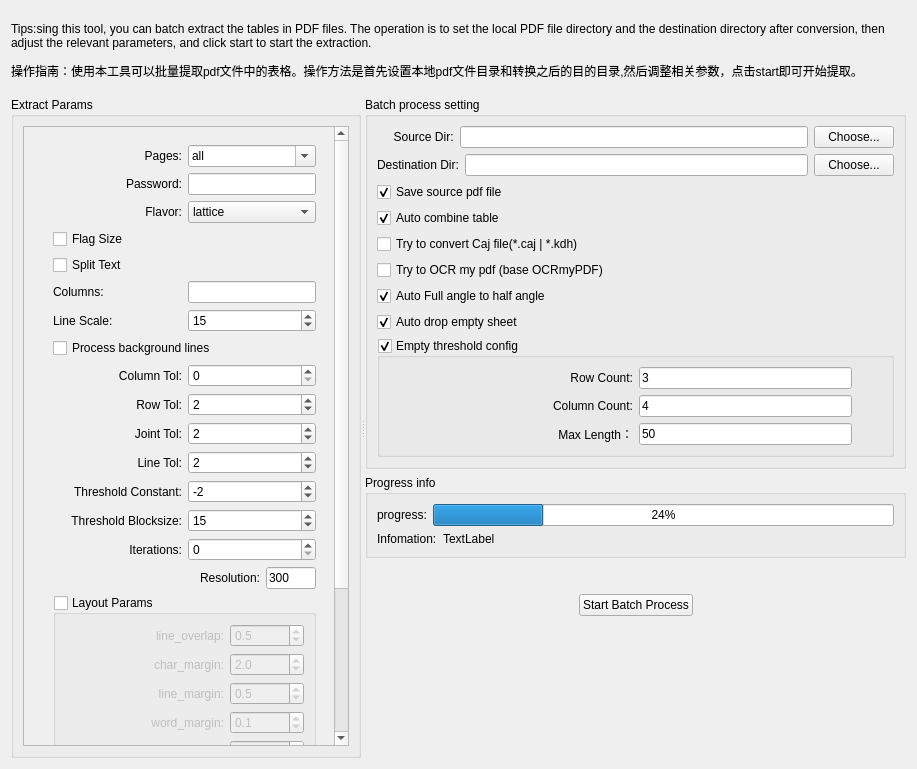
<?xml version="1.0" encoding="UTF-8"?>
<ui version="4.0">
 <class>PdfBatchProcess</class>
 <widget class="QWidget" name="PdfBatchProcess">
  <property name="geometry">
   <rect>
    <x>0</x>
    <y>0</y>
    <width>917</width>
    <height>769</height>
   </rect>
  </property>
  <property name="windowTitle">
   <string>Form</string>
  </property>
  <layout class="QVBoxLayout" name="verticalLayout_8">
   <item>
    <widget class="QLabel" name="label_8">
     <property name="maximumSize">
      <size>
       <width>16777215</width>
       <height>80</height>
      </size>
     </property>
     <property name="text">
      <string>&lt;html&gt;&lt;head/&gt;&lt;body&gt;&lt;p&gt;Tips:sing this tool, you can batch extract the tables in PDF files. The operation is to set the local PDF file directory and the destination directory after conversion, then adjust the relevant parameters, and click start to start the extraction.&lt;/p&gt;&lt;p&gt;操作指南：使用本工具可以批量提取pdf文件中的表格。操作方法是首先设置本地pdf文件目录和转换之后的目的目录,然后调整相关参数，点击start即可开始提取。&lt;/p&gt;&lt;/body&gt;&lt;/html&gt;</string>
     </property>
     <property name="wordWrap">
      <bool>true</bool>
     </property>
    </widget>
   </item>
   <item>
    <widget class="QSplitter" name="splitter">
     <property name="orientation">
      <enum>Qt::Horizontal</enum>
     </property>
     <widget class="QGroupBox" name="groupBox_2">
      <property name="minimumSize">
       <size>
        <width>200</width>
        <height>0</height>
       </size>
      </property>
      <property name="maximumSize">
       <size>
        <width>350</width>
        <height>16777215</height>
       </size>
      </property>
      <property name="title">
       <string>Extract Params</string>
      </property>
      <layout class="QHBoxLayout" name="horizontalLayout_34">
       <item>
        <widget class="QScrollArea" name="scrollArea">
         <property name="widgetResizable">
          <bool>true</bool>
         </property>
         <widget class="QWidget" name="scrollAreaWidgetContents">
          <property name="geometry">
           <rect>
            <x>0</x>
            <y>0</y>
            <width>311</width>
            <height>766</height>
           </rect>
          </property>
          <layout class="QHBoxLayout" name="horizontalLayout_40">
           <item>
            <widget class="QWidget" name="widget_2" native="true">
             <layout class="QVBoxLayout" name="verticalLayout_4">
              <property name="leftMargin">
               <number>20</number>
              </property>
              <item>
               <layout class="QHBoxLayout" name="horizontalLayout_18">
                <item>
                 <widget class="QLabel" name="label_25">
                  <property name="text">
                   <string>Pages:</string>
                  </property>
                  <property name="alignment">
                   <set>Qt::AlignRight|Qt::AlignTrailing|Qt::AlignVCenter</set>
                  </property>
                 </widget>
                </item>
                <item>
                 <widget class="QComboBox" name="comboPage">
                  <property name="toolTip">
                   <string> Comma-separated page numbers</string>
                  </property>
                  <property name="editable">
                   <bool>true</bool>
                  </property>
                  <property name="placeholderText">
                   <string/>
                  </property>
                  <item>
                   <property name="text">
                    <string>all</string>
                   </property>
                  </item>
                  <item>
                   <property name="text">
                    <string>1,3,4</string>
                   </property>
                  </item>
                  <item>
                   <property name="text">
                    <string>1,4-end</string>
                   </property>
                  </item>
                  <item>
                   <property name="text">
                    <string>3-end</string>
                   </property>
                  </item>
                 </widget>
                </item>
               </layout>
              </item>
              <item>
               <layout class="QHBoxLayout" name="horizontalLayout_19">
                <item>
                 <widget class="QLabel" name="label_26">
                  <property name="text">
                   <string>Password:</string>
                  </property>
                  <property name="alignment">
                   <set>Qt::AlignRight|Qt::AlignTrailing|Qt::AlignVCenter</set>
                  </property>
                 </widget>
                </item>
                <item>
                 <widget class="QLineEdit" name="txtPassword">
                  <property name="sizePolicy">
                   <sizepolicy hsizetype="Preferred" vsizetype="Fixed">
                    <horstretch>0</horstretch>
                    <verstretch>0</verstretch>
                   </sizepolicy>
                  </property>
                  <property name="maximumSize">
                   <size>
                    <width>16777215</width>
                    <height>100</height>
                   </size>
                  </property>
                 </widget>
                </item>
               </layout>
              </item>
              <item>
               <layout class="QHBoxLayout" name="horizontalLayout_20">
                <item>
                 <widget class="QLabel" name="label_27">
                  <property name="text">
                   <string>Flavor:</string>
                  </property>
                  <property name="alignment">
                   <set>Qt::AlignRight|Qt::AlignTrailing|Qt::AlignVCenter</set>
                  </property>
                 </widget>
                </item>
                <item>
                 <widget class="QComboBox" name="comboFlavor">
                  <item>
                   <property name="text">
                    <string>lattice</string>
                   </property>
                  </item>
                  <item>
                   <property name="text">
                    <string>stream</string>
                   </property>
                  </item>
                 </widget>
                </item>
               </layout>
              </item>
              <item>
               <widget class="QCheckBox" name="chkFlagSize">
                <property name="toolTip">
                 <string>Flag text based on font size. Useful to detect super/subscripts. Adds &lt;s&gt;&lt;/s&gt; around flagged text.</string>
                </property>
                <property name="text">
                 <string>Flag Size</string>
                </property>
               </widget>
              </item>
              <item>
               <widget class="QCheckBox" name="chkSplitText">
                <property name="toolTip">
                 <string>Split text that spans across multiple cells.</string>
                </property>
                <property name="text">
                 <string>Split Text</string>
                </property>
               </widget>
              </item>
              <item>
               <layout class="QHBoxLayout" name="horizontalLayout_21">
                <item>
                 <widget class="QLabel" name="label_28">
                  <property name="text">
                   <string>Columns:</string>
                  </property>
                 </widget>
                </item>
                <item>
                 <widget class="QLineEdit" name="txtColumns">
                  <property name="sizePolicy">
                   <sizepolicy hsizetype="Preferred" vsizetype="Fixed">
                    <horstretch>0</horstretch>
                    <verstretch>0</verstretch>
                   </sizepolicy>
                  </property>
                  <property name="toolTip">
                   <string>List of column x-coordinates strings where the coordinates are comma-separated</string>
                  </property>
                 </widget>
                </item>
               </layout>
              </item>
              <item>
               <layout class="QHBoxLayout" name="horizontalLayout_39">
                <item>
                 <widget class="QLabel" name="label_29">
                  <property name="text">
                   <string>Line Scale:</string>
                  </property>
                 </widget>
                </item>
                <item>
                 <widget class="QSpinBox" name="spinLineScale">
                  <property name="value">
                   <number>15</number>
                  </property>
                 </widget>
                </item>
               </layout>
              </item>
              <item>
               <widget class="QCheckBox" name="chkProcessBackground">
                <property name="text">
                 <string>Process background lines</string>
                </property>
               </widget>
              </item>
              <item>
               <layout class="QHBoxLayout" name="horizontalLayout_23">
                <item>
                 <widget class="QLabel" name="label_31">
                  <property name="text">
                   <string>Column Tol:</string>
                  </property>
                  <property name="alignment">
                   <set>Qt::AlignRight|Qt::AlignTrailing|Qt::AlignVCenter</set>
                  </property>
                 </widget>
                </item>
                <item>
                 <widget class="QSpinBox" name="spinColumnTol">
                  <property name="toolTip">
                   <string>Tolerance parameter used to combine text horizontally, to generate columns.</string>
                  </property>
                 </widget>
                </item>
               </layout>
              </item>
              <item>
               <layout class="QHBoxLayout" name="horizontalLayout_22">
                <item>
                 <widget class="QLabel" name="label_30">
                  <property name="text">
                   <string>Row Tol:</string>
                  </property>
                  <property name="alignment">
                   <set>Qt::AlignRight|Qt::AlignTrailing|Qt::AlignVCenter</set>
                  </property>
                 </widget>
                </item>
                <item>
                 <widget class="QSpinBox" name="spinRowTol">
                  <property name="toolTip">
                   <string> Tolerance parameter used to combine text vertically,
        to generate rows.</string>
                  </property>
                  <property name="value">
                   <number>2</number>
                  </property>
                 </widget>
                </item>
               </layout>
              </item>
              <item>
               <layout class="QHBoxLayout" name="horizontalLayout_36">
                <item>
                 <widget class="QLabel" name="label_33">
                  <property name="text">
                   <string>Joint Tol:</string>
                  </property>
                  <property name="alignment">
                   <set>Qt::AlignRight|Qt::AlignTrailing|Qt::AlignVCenter</set>
                  </property>
                 </widget>
                </item>
                <item>
                 <widget class="QSpinBox" name="spinJointTol">
                  <property name="toolTip">
                   <string> Tolerance parameter used to decide whether the detected lines
        and points lie close to each other.</string>
                  </property>
                  <property name="value">
                   <number>2</number>
                  </property>
                 </widget>
                </item>
               </layout>
              </item>
              <item>
               <layout class="QHBoxLayout" name="horizontalLayout_24">
                <item>
                 <widget class="QLabel" name="label_32">
                  <property name="text">
                   <string>Line Tol:</string>
                  </property>
                  <property name="alignment">
                   <set>Qt::AlignRight|Qt::AlignTrailing|Qt::AlignVCenter</set>
                  </property>
                 </widget>
                </item>
                <item>
                 <widget class="QSpinBox" name="spinLineTol">
                  <property name="toolTip">
                   <string>Tolerance parameter used to merge close vertical and horizontal lines.</string>
                  </property>
                  <property name="value">
                   <number>2</number>
                  </property>
                 </widget>
                </item>
               </layout>
              </item>
              <item>
               <layout class="QHBoxLayout" name="horizontalLayout_37">
                <item>
                 <widget class="QLabel" name="label_35">
                  <property name="text">
                   <string>Threshold Constant:</string>
                  </property>
                  <property name="alignment">
                   <set>Qt::AlignRight|Qt::AlignTrailing|Qt::AlignVCenter</set>
                  </property>
                 </widget>
                </item>
                <item>
                 <widget class="QSpinBox" name="spinThresholdConstant">
                  <property name="toolTip">
                   <string>Constant subtracted from the mean or weighted mean.
        Normally, it is positive but may be zero or negative as well.</string>
                  </property>
                  <property name="minimum">
                   <number>-50</number>
                  </property>
                  <property name="value">
                   <number>-2</number>
                  </property>
                 </widget>
                </item>
               </layout>
              </item>
              <item>
               <layout class="QHBoxLayout" name="horizontalLayout_25">
                <item>
                 <widget class="QLabel" name="label_34">
                  <property name="text">
                   <string>Threshold Blocksize:</string>
                  </property>
                  <property name="alignment">
                   <set>Qt::AlignRight|Qt::AlignTrailing|Qt::AlignVCenter</set>
                  </property>
                 </widget>
                </item>
                <item>
                 <widget class="QSpinBox" name="spinThresholdBlockSize">
                  <property name="toolTip">
                   <string>Size of a pixel neighborhood that is used to calculate a
        threshold value for the pixel: 3, 5, 7, and so on.

        For more information, refer `OpenCV's adaptiveThreshold &lt;https://docs.opencv.org/2.4/modules/imgproc/doc/miscellaneous_transformations.html#adaptivethreshold&gt;`</string>
                  </property>
                  <property name="value">
                   <number>15</number>
                  </property>
                 </widget>
                </item>
               </layout>
              </item>
              <item>
               <layout class="QHBoxLayout" name="horizontalLayout_38">
                <item>
                 <widget class="QLabel" name="label_36">
                  <property name="text">
                   <string>Iterations:</string>
                  </property>
                  <property name="alignment">
                   <set>Qt::AlignRight|Qt::AlignTrailing|Qt::AlignVCenter</set>
                  </property>
                 </widget>
                </item>
                <item>
                 <widget class="QSpinBox" name="spinIterations">
                  <property name="toolTip">
                   <string> Number of times for erosion/dilation is applied.

        For more information, refer `OpenCV's dilate &lt;https://docs.opencv.org/2.4/modules/imgproc/doc/filtering.html#dilate&gt;`_.</string>
                  </property>
                 </widget>
                </item>
               </layout>
              </item>
              <item>
               <layout class="QHBoxLayout" name="horizontalLayout_26">
                <item>
                 <widget class="QLabel" name="label_37">
                  <property name="text">
                   <string>Resolution:</string>
                  </property>
                  <property name="alignment">
                   <set>Qt::AlignRight|Qt::AlignTrailing|Qt::AlignVCenter</set>
                  </property>
                 </widget>
                </item>
                <item>
                 <widget class="QLineEdit" name="txtResolution">
                  <property name="maximumSize">
                   <size>
                    <width>50</width>
                    <height>16777215</height>
                   </size>
                  </property>
                  <property name="toolTip">
                   <string>Resolution used for PDF to PNG conversion.</string>
                  </property>
                  <property name="text">
                   <string>300</string>
                  </property>
                 </widget>
                </item>
               </layout>
              </item>
              <item>
               <widget class="QGroupBox" name="groupLayoutParams">
                <property name="title">
                 <string>Layout Params</string>
                </property>
                <property name="checkable">
                 <bool>true</bool>
                </property>
                <property name="checked">
                 <bool>false</bool>
                </property>
                <layout class="QVBoxLayout" name="verticalLayout_5">
                 <property name="leftMargin">
                  <number>20</number>
                 </property>
                 <item>
                  <layout class="QHBoxLayout" name="horizontalLayout_27" stretch="2,1">
                   <item>
                    <widget class="QLabel" name="label_38">
                     <property name="text">
                      <string>line_overlap:</string>
                     </property>
                     <property name="alignment">
                      <set>Qt::AlignRight|Qt::AlignTrailing|Qt::AlignVCenter</set>
                     </property>
                    </widget>
                   </item>
                   <item>
                    <widget class="QDoubleSpinBox" name="spinLineOverlap">
                     <property name="maximumSize">
                      <size>
                       <width>100</width>
                       <height>16777215</height>
                      </size>
                     </property>
                     <property name="decimals">
                      <number>1</number>
                     </property>
                     <property name="singleStep">
                      <double>0.100000000000000</double>
                     </property>
                     <property name="value">
                      <double>0.500000000000000</double>
                     </property>
                    </widget>
                   </item>
                  </layout>
                 </item>
                 <item>
                  <layout class="QHBoxLayout" name="horizontalLayout_28" stretch="2,1">
                   <item>
                    <widget class="QLabel" name="label_39">
                     <property name="text">
                      <string>char_margin:</string>
                     </property>
                     <property name="alignment">
                      <set>Qt::AlignRight|Qt::AlignTrailing|Qt::AlignVCenter</set>
                     </property>
                    </widget>
                   </item>
                   <item>
                    <widget class="QDoubleSpinBox" name="spinCharMargin">
                     <property name="decimals">
                      <number>1</number>
                     </property>
                     <property name="singleStep">
                      <double>0.100000000000000</double>
                     </property>
                     <property name="value">
                      <double>2.000000000000000</double>
                     </property>
                    </widget>
                   </item>
                  </layout>
                 </item>
                 <item>
                  <layout class="QHBoxLayout" name="horizontalLayout_29" stretch="2,1">
                   <item>
                    <widget class="QLabel" name="label_40">
                     <property name="text">
                      <string>line_margin:</string>
                     </property>
                     <property name="alignment">
                      <set>Qt::AlignRight|Qt::AlignTrailing|Qt::AlignVCenter</set>
                     </property>
                    </widget>
                   </item>
                   <item>
                    <widget class="QDoubleSpinBox" name="spinLineMargin">
                     <property name="decimals">
                      <number>1</number>
                     </property>
                     <property name="singleStep">
                      <double>0.100000000000000</double>
                     </property>
                     <property name="value">
                      <double>0.500000000000000</double>
                     </property>
                    </widget>
                   </item>
                  </layout>
                 </item>
                 <item>
                  <layout class="QHBoxLayout" name="horizontalLayout_30" stretch="2,1">
                   <item>
                    <widget class="QLabel" name="label_41">
                     <property name="text">
                      <string>word_margin:</string>
                     </property>
                     <property name="alignment">
                      <set>Qt::AlignRight|Qt::AlignTrailing|Qt::AlignVCenter</set>
                     </property>
                    </widget>
                   </item>
                   <item>
                    <widget class="QDoubleSpinBox" name="spiWordMargin">
                     <property name="decimals">
                      <number>1</number>
                     </property>
                     <property name="singleStep">
                      <double>0.100000000000000</double>
                     </property>
                     <property name="value">
                      <double>0.100000000000000</double>
                     </property>
                    </widget>
                   </item>
                  </layout>
                 </item>
                 <item>
                  <layout class="QHBoxLayout" name="horizontalLayout_31" stretch="2,1">
                   <item>
                    <widget class="QLabel" name="label_42">
                     <property name="text">
                      <string>boxes_flow:</string>
                     </property>
                     <property name="alignment">
                      <set>Qt::AlignRight|Qt::AlignTrailing|Qt::AlignVCenter</set>
                     </property>
                    </widget>
                   </item>
                   <item>
                    <widget class="QDoubleSpinBox" name="spinBoxesFlow">
                     <property name="maximumSize">
                      <size>
                       <width>100</width>
                       <height>16777215</height>
                      </size>
                     </property>
                     <property name="decimals">
                      <number>1</number>
                     </property>
                     <property name="singleStep">
                      <double>0.200000000000000</double>
                     </property>
                     <property name="value">
                      <double>0.500000000000000</double>
                     </property>
                    </widget>
                   </item>
                  </layout>
                 </item>
                 <item>
                  <widget class="QCheckBox" name="chkAllTexts">
                   <property name="text">
                    <string>all_texts</string>
                   </property>
                  </widget>
                 </item>
                 <item>
                  <widget class="QCheckBox" name="chkDetectVertical">
                   <property name="text">
                    <string>detect_vertical</string>
                   </property>
                  </widget>
                 </item>
                </layout>
               </widget>
              </item>
              <item>
               <widget class="QGroupBox" name="groupTableAreas">
                <property name="toolTip">
                 <string>List of table area strings of the form x1,y1,x2,y2
        where (x1, y1) -&gt; left-top and (x2, y2) -&gt; right-bottom
        in PDF coordinate space.</string>
                </property>
                <property name="title">
                 <string>Table Areas</string>
                </property>
                <property name="checkable">
                 <bool>true</bool>
                </property>
                <property name="checked">
                 <bool>false</bool>
                </property>
                <layout class="QVBoxLayout" name="verticalLayout_6">
                 <property name="leftMargin">
                  <number>20</number>
                 </property>
                 <item>
                  <layout class="QHBoxLayout" name="horizontalLayout_32">
                   <item>
                    <widget class="QLabel" name="label_43">
                     <property name="text">
                      <string>Left:</string>
                     </property>
                     <property name="alignment">
                      <set>Qt::AlignRight|Qt::AlignTrailing|Qt::AlignVCenter</set>
                     </property>
                    </widget>
                   </item>
                   <item>
                    <widget class="QLineEdit" name="txtLeft">
                     <property name="maximumSize">
                      <size>
                       <width>80</width>
                       <height>16777215</height>
                      </size>
                     </property>
                    </widget>
                   </item>
                   <item>
                    <widget class="QLabel" name="label_44">
                     <property name="text">
                      <string>Top:</string>
                     </property>
                     <property name="alignment">
                      <set>Qt::AlignRight|Qt::AlignTrailing|Qt::AlignVCenter</set>
                     </property>
                    </widget>
                   </item>
                   <item>
                    <widget class="QLineEdit" name="txtTop">
                     <property name="maximumSize">
                      <size>
                       <width>80</width>
                       <height>16777215</height>
                      </size>
                     </property>
                    </widget>
                   </item>
                  </layout>
                 </item>
                 <item>
                  <layout class="QHBoxLayout" name="horizontalLayout_33">
                   <item>
                    <widget class="QLabel" name="label_45">
                     <property name="text">
                      <string>Right:</string>
                     </property>
                     <property name="alignment">
                      <set>Qt::AlignRight|Qt::AlignTrailing|Qt::AlignVCenter</set>
                     </property>
                    </widget>
                   </item>
                   <item>
                    <widget class="QLineEdit" name="txtRight">
                     <property name="maximumSize">
                      <size>
                       <width>80</width>
                       <height>16777215</height>
                      </size>
                     </property>
                    </widget>
                   </item>
                   <item>
                    <widget class="QLabel" name="label_46">
                     <property name="text">
                      <string>Bottom:</string>
                     </property>
                     <property name="alignment">
                      <set>Qt::AlignRight|Qt::AlignTrailing|Qt::AlignVCenter</set>
                     </property>
                    </widget>
                   </item>
                   <item>
                    <widget class="QLineEdit" name="txtBottom">
                     <property name="maximumSize">
                      <size>
                       <width>80</width>
                       <height>16777215</height>
                      </size>
                     </property>
                    </widget>
                   </item>
                  </layout>
                 </item>
                </layout>
               </widget>
              </item>
             </layout>
            </widget>
           </item>
          </layout>
         </widget>
        </widget>
       </item>
      </layout>
     </widget>
     <widget class="QWidget" name="">
      <layout class="QVBoxLayout" name="verticalLayout_7">
       <item>
        <widget class="QGroupBox" name="groupBox">
         <property name="maximumSize">
          <size>
           <width>16777215</width>
           <height>16777215</height>
          </size>
         </property>
         <property name="title">
          <string>Batch process setting</string>
         </property>
         <layout class="QVBoxLayout" name="verticalLayout_2">
          <item>
           <layout class="QHBoxLayout" name="horizontalLayout">
            <item>
             <widget class="QLabel" name="label">
              <property name="text">
               <string>     Source Dir:</string>
              </property>
             </widget>
            </item>
            <item>
             <widget class="QLineEdit" name="txtSourceDir"/>
            </item>
            <item>
             <widget class="QPushButton" name="pushButton">
              <property name="text">
               <string>Choose...</string>
              </property>
             </widget>
            </item>
           </layout>
          </item>
          <item>
           <layout class="QHBoxLayout" name="horizontalLayout_2">
            <item>
             <widget class="QLabel" name="label_2">
              <property name="text">
               <string>Destination Dir:</string>
              </property>
             </widget>
            </item>
            <item>
             <widget class="QLineEdit" name="txtDstDir"/>
            </item>
            <item>
             <widget class="QPushButton" name="pushButton_2">
              <property name="text">
               <string>Choose...</string>
              </property>
             </widget>
            </item>
           </layout>
          </item>
          <item>
           <widget class="QCheckBox" name="chkSavePdf">
            <property name="text">
             <string>Save source pdf file</string>
            </property>
            <property name="checked">
             <bool>true</bool>
            </property>
           </widget>
          </item>
          <item>
           <widget class="QCheckBox" name="chkAutoCombin">
            <property name="layoutDirection">
             <enum>Qt::LeftToRight</enum>
            </property>
            <property name="text">
             <string>Auto combine table</string>
            </property>
            <property name="checked">
             <bool>true</bool>
            </property>
           </widget>
          </item>
          <item>
           <widget class="QCheckBox" name="chkAutoConvertCaj">
            <property name="text">
             <string>Try to convert Caj file(*.caj | *.kdh)</string>
            </property>
           </widget>
          </item>
          <item>
           <widget class="QCheckBox" name="chkAutoOCR">
            <property name="text">
             <string>Try to OCR my pdf (base OCRmyPDF)</string>
            </property>
           </widget>
          </item>
          <item>
           <widget class="QCheckBox" name="chkAutoTranslate">
            <property name="text">
             <string>Auto Full angle to half angle</string>
            </property>
            <property name="checked">
             <bool>true</bool>
            </property>
           </widget>
          </item>
          <item>
           <widget class="QCheckBox" name="chkAutoDropEmpty">
            <property name="text">
             <string>Auto drop empty sheet</string>
            </property>
            <property name="checked">
             <bool>true</bool>
            </property>
           </widget>
          </item>
          <item>
           <widget class="QGroupBox" name="groupEmptyConfig">
            <property name="maximumSize">
             <size>
              <width>16777215</width>
              <height>120</height>
             </size>
            </property>
            <property name="title">
             <string>Empty threshold config</string>
            </property>
            <property name="checkable">
             <bool>true</bool>
            </property>
            <layout class="QVBoxLayout" name="verticalLayout">
             <item>
              <layout class="QHBoxLayout" name="horizontalLayout_3" stretch="1,1">
               <property name="leftMargin">
                <number>30</number>
               </property>
               <property name="rightMargin">
                <number>30</number>
               </property>
               <item>
                <widget class="QLabel" name="label_3">
                 <property name="text">
                  <string>Row Count:</string>
                 </property>
                 <property name="alignment">
                  <set>Qt::AlignRight|Qt::AlignTrailing|Qt::AlignVCenter</set>
                 </property>
                </widget>
               </item>
               <item>
                <widget class="QLineEdit" name="txtRowCount">
                 <property name="text">
                  <string>3</string>
                 </property>
                </widget>
               </item>
              </layout>
             </item>
             <item>
              <layout class="QHBoxLayout" name="horizontalLayout_4" stretch="1,1">
               <property name="leftMargin">
                <number>30</number>
               </property>
               <property name="rightMargin">
                <number>30</number>
               </property>
               <item>
                <widget class="QLabel" name="label_4">
                 <property name="text">
                  <string>Column Count:</string>
                 </property>
                 <property name="alignment">
                  <set>Qt::AlignRight|Qt::AlignTrailing|Qt::AlignVCenter</set>
                 </property>
                </widget>
               </item>
               <item>
                <widget class="QLineEdit" name="txtColumnCount">
                 <property name="text">
                  <string>4</string>
                 </property>
                </widget>
               </item>
              </layout>
             </item>
             <item>
              <layout class="QHBoxLayout" name="horizontalLayout_5" stretch="1,1">
               <property name="leftMargin">
                <number>30</number>
               </property>
               <property name="rightMargin">
                <number>30</number>
               </property>
               <item>
                <widget class="QLabel" name="label_5">
                 <property name="text">
                  <string>Max Length：</string>
                 </property>
                 <property name="alignment">
                  <set>Qt::AlignRight|Qt::AlignTrailing|Qt::AlignVCenter</set>
                 </property>
                </widget>
               </item>
               <item>
                <widget class="QLineEdit" name="txtMaxLength">
                 <property name="text">
                  <string>50</string>
                 </property>
                </widget>
               </item>
              </layout>
             </item>
            </layout>
           </widget>
          </item>
         </layout>
        </widget>
       </item>
       <item>
        <widget class="QGroupBox" name="groupBox_4">
         <property name="maximumSize">
          <size>
           <width>16777215</width>
           <height>100</height>
          </size>
         </property>
         <property name="title">
          <string>Progress info</string>
         </property>
         <layout class="QVBoxLayout" name="verticalLayout_3">
          <item>
           <layout class="QHBoxLayout" name="horizontalLayout_6">
            <item>
             <widget class="QLabel" name="label_6">
              <property name="text">
               <string>progress:</string>
              </property>
             </widget>
            </item>
            <item>
             <widget class="QProgressBar" name="progressBar">
              <property name="value">
               <number>24</number>
              </property>
             </widget>
            </item>
           </layout>
          </item>
          <item>
           <layout class="QHBoxLayout" name="horizontalLayout_7" stretch="0,1">
            <item>
             <widget class="QLabel" name="label_7">
              <property name="text">
               <string>Infomation:</string>
              </property>
             </widget>
            </item>
            <item>
             <widget class="QLabel" name="lblInfomation">
              <property name="text">
               <string>TextLabel</string>
              </property>
             </widget>
            </item>
           </layout>
          </item>
         </layout>
        </widget>
       </item>
       <item>
        <layout class="QHBoxLayout" name="horizontalLayout_8">
         <property name="topMargin">
          <number>30</number>
         </property>
         <item>
          <spacer name="horizontalSpacer">
           <property name="orientation">
            <enum>Qt::Horizontal</enum>
           </property>
           <property name="sizeHint" stdset="0">
            <size>
             <width>40</width>
             <height>20</height>
            </size>
           </property>
          </spacer>
         </item>
         <item>
          <widget class="QPushButton" name="btnStartProcess">
           <property name="text">
            <string>Start Batch Process</string>
           </property>
           <property name="icon">
            <iconset>
             <normaloff>res/files.png</normaloff>res/files.png</iconset>
           </property>
          </widget>
         </item>
         <item>
          <spacer name="horizontalSpacer_2">
           <property name="orientation">
            <enum>Qt::Horizontal</enum>
           </property>
           <property name="sizeHint" stdset="0">
            <size>
             <width>40</width>
             <height>20</height>
            </size>
           </property>
          </spacer>
         </item>
        </layout>
       </item>
       <item>
        <spacer name="verticalSpacer">
         <property name="orientation">
          <enum>Qt::Vertical</enum>
         </property>
         <property name="sizeHint" stdset="0">
          <size>
           <width>20</width>
           <height>40</height>
          </size>
         </property>
        </spacer>
       </item>
      </layout>
     </widget>
    </widget>
   </item>
  </layout>
 </widget>
 <resources/>
 <connections>
  <connection>
   <sender>chkAutoDropEmpty</sender>
   <signal>toggled(bool)</signal>
   <receiver>groupEmptyConfig</receiver>
   <slot>setChecked(bool)</slot>
   <hints>
    <hint type="sourcelabel">
     <x>635</x>
     <y>297</y>
    </hint>
    <hint type="destinationlabel">
     <x>635</x>
     <y>367</y>
    </hint>
   </hints>
  </connection>
 </connections>
</ui>
